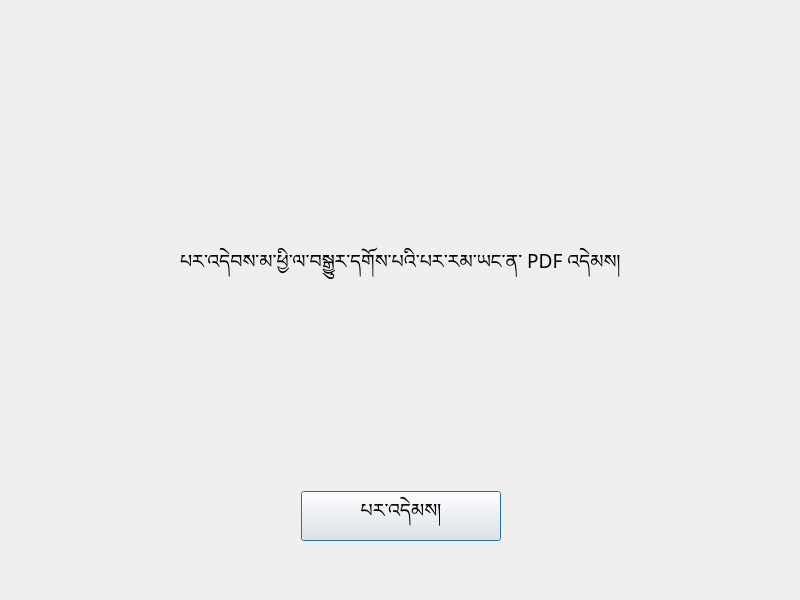
<?xml version="1.0" encoding="UTF-8"?>
<ui version="4.0">
 <class>PechaPrinter</class>
 <widget class="QDialog" name="PechaPrinter">
  <property name="geometry">
   <rect>
    <x>0</x>
    <y>0</y>
    <width>800</width>
    <height>600</height>
   </rect>
  </property>
  <property name="sizePolicy">
   <sizepolicy hsizetype="Preferred" vsizetype="Preferred">
    <horstretch>0</horstretch>
    <verstretch>0</verstretch>
   </sizepolicy>
  </property>
  <property name="minimumSize">
   <size>
    <width>800</width>
    <height>600</height>
   </size>
  </property>
  <property name="maximumSize">
   <size>
    <width>800</width>
    <height>600</height>
   </size>
  </property>
  <property name="focusPolicy">
   <enum>Qt::WheelFocus</enum>
  </property>
  <property name="windowTitle">
   <string>Pecha Printer</string>
  </property>
  <property name="locale">
   <locale language="English" country="UnitedKingdom"/>
  </property>
  <property name="sizeGripEnabled">
   <bool>false</bool>
  </property>
  <property name="modal">
   <bool>false</bool>
  </property>
  <widget class="QStackedWidget" name="stackedWidget">
   <property name="geometry">
    <rect>
     <x>0</x>
     <y>0</y>
     <width>801</width>
     <height>601</height>
    </rect>
   </property>
   <property name="styleSheet">
    <string notr="true"/>
   </property>
   <property name="currentIndex">
    <number>0</number>
   </property>
   <widget class="QWidget" name="page">
    <widget class="QStackedWidget" name="stackedWidget_2">
     <property name="geometry">
      <rect>
       <x>0</x>
       <y>120</y>
       <width>801</width>
       <height>421</height>
      </rect>
     </property>
     <property name="currentIndex">
      <number>0</number>
     </property>
     <widget class="QWidget" name="page_3">
      <widget class="QWidget" name="verticalLayoutWidget">
       <property name="geometry">
        <rect>
         <x>0</x>
         <y>20</y>
         <width>801</width>
         <height>401</height>
        </rect>
       </property>
       <layout class="QVBoxLayout" name="verticalLayout">
        <item>
         <spacer name="verticalSpacer_5">
          <property name="orientation">
           <enum>Qt::Vertical</enum>
          </property>
          <property name="sizeType">
           <enum>QSizePolicy::Fixed</enum>
          </property>
          <property name="sizeHint" stdset="0">
           <size>
            <width>20</width>
            <height>100</height>
           </size>
          </property>
         </spacer>
        </item>
        <item>
         <layout class="QHBoxLayout" name="horizontalLayout">
          <item>
           <spacer name="horizontalSpacer_3">
            <property name="orientation">
             <enum>Qt::Horizontal</enum>
            </property>
            <property name="sizeHint" stdset="0">
             <size>
              <width>40</width>
              <height>20</height>
             </size>
            </property>
           </spacer>
          </item>
          <item>
           <widget class="QLabel" name="label">
            <property name="enabled">
             <bool>true</bool>
            </property>
            <property name="font">
             <font>
              <family>Microsoft Himalaya</family>
              <pointsize>14</pointsize>
             </font>
            </property>
            <property name="text">
             <string>པར་འདེབས་མ་ཕྱི་ལ་བསྒྱུར་དགོས་པའི་པར་རམ་ཡང་ན་ PDF འདེམས།</string>
            </property>
           </widget>
          </item>
          <item>
           <spacer name="horizontalSpacer_4">
            <property name="orientation">
             <enum>Qt::Horizontal</enum>
            </property>
            <property name="sizeHint" stdset="0">
             <size>
              <width>40</width>
              <height>20</height>
             </size>
            </property>
           </spacer>
          </item>
         </layout>
        </item>
        <item>
         <spacer name="verticalSpacer_8">
          <property name="orientation">
           <enum>Qt::Vertical</enum>
          </property>
          <property name="sizeHint" stdset="0">
           <size>
            <width>20</width>
            <height>40</height>
           </size>
          </property>
         </spacer>
        </item>
        <item>
         <layout class="QHBoxLayout" name="horizontalLayout_2">
          <item>
           <spacer name="horizontalSpacer">
            <property name="orientation">
             <enum>Qt::Horizontal</enum>
            </property>
            <property name="sizeHint" stdset="0">
             <size>
              <width>40</width>
              <height>20</height>
             </size>
            </property>
           </spacer>
          </item>
          <item>
           <widget class="QPushButton" name="pushButton">
            <property name="minimumSize">
             <size>
              <width>200</width>
              <height>50</height>
             </size>
            </property>
            <property name="maximumSize">
             <size>
              <width>200</width>
              <height>50</height>
             </size>
            </property>
            <property name="font">
             <font>
              <family>Microsoft Himalaya</family>
              <pointsize>14</pointsize>
              <weight>50</weight>
              <bold>false</bold>
             </font>
            </property>
            <property name="mouseTracking">
             <bool>false</bool>
            </property>
            <property name="tabletTracking">
             <bool>false</bool>
            </property>
            <property name="text">
             <string>པར་འདེམས།</string>
            </property>
           </widget>
          </item>
          <item>
           <spacer name="horizontalSpacer_2">
            <property name="orientation">
             <enum>Qt::Horizontal</enum>
            </property>
            <property name="sizeHint" stdset="0">
             <size>
              <width>40</width>
              <height>20</height>
             </size>
            </property>
           </spacer>
          </item>
         </layout>
        </item>
       </layout>
      </widget>
     </widget>
     <widget class="QWidget" name="page_4">
      <widget class="QWidget" name="verticalLayoutWidget_2">
       <property name="geometry">
        <rect>
         <x>0</x>
         <y>20</y>
         <width>801</width>
         <height>401</height>
        </rect>
       </property>
       <layout class="QVBoxLayout" name="verticalLayout_2">
        <item>
         <spacer name="verticalSpacer_9">
          <property name="orientation">
           <enum>Qt::Vertical</enum>
          </property>
          <property name="sizeType">
           <enum>QSizePolicy::Expanding</enum>
          </property>
          <property name="sizeHint" stdset="0">
           <size>
            <width>20</width>
            <height>70</height>
           </size>
          </property>
         </spacer>
        </item>
        <item>
         <layout class="QHBoxLayout" name="horizontalLayout_3">
          <item>
           <spacer name="horizontalSpacer_7">
            <property name="orientation">
             <enum>Qt::Horizontal</enum>
            </property>
            <property name="sizeHint" stdset="0">
             <size>
              <width>40</width>
              <height>20</height>
             </size>
            </property>
           </spacer>
          </item>
          <item>
           <widget class="QLabel" name="label_8">
            <property name="sizePolicy">
             <sizepolicy hsizetype="Preferred" vsizetype="Preferred">
              <horstretch>1</horstretch>
              <verstretch>1</verstretch>
             </sizepolicy>
            </property>
            <property name="font">
             <font>
              <family>Microsoft Himalaya</family>
              <pointsize>14</pointsize>
             </font>
            </property>
            <property name="text">
             <string/>
            </property>
            <property name="alignment">
             <set>Qt::AlignCenter</set>
            </property>
           </widget>
          </item>
          <item>
           <spacer name="horizontalSpacer_8">
            <property name="orientation">
             <enum>Qt::Horizontal</enum>
            </property>
            <property name="sizeHint" stdset="0">
             <size>
              <width>40</width>
              <height>20</height>
             </size>
            </property>
           </spacer>
          </item>
         </layout>
        </item>
        <item>
         <spacer name="verticalSpacer_6">
          <property name="orientation">
           <enum>Qt::Vertical</enum>
          </property>
          <property name="sizeHint" stdset="0">
           <size>
            <width>20</width>
            <height>40</height>
           </size>
          </property>
         </spacer>
        </item>
        <item>
         <widget class="QFrame" name="frame">
          <layout class="QHBoxLayout" name="horizontalLayout_14">
           <item>
            <spacer name="horizontalSpacer_20">
             <property name="orientation">
              <enum>Qt::Horizontal</enum>
             </property>
             <property name="sizeHint" stdset="0">
              <size>
               <width>40</width>
               <height>20</height>
              </size>
             </property>
            </spacer>
           </item>
           <item>
            <widget class="QCheckBox" name="checkBox">
             <property name="enabled">
              <bool>true</bool>
             </property>
             <property name="text">
              <string/>
             </property>
             <property name="checked">
              <bool>false</bool>
             </property>
            </widget>
           </item>
           <item>
            <widget class="QStackedWidget" name="pagePicker">
             <widget class="QWidget" name="Page1">
              <layout class="QHBoxLayout" name="horizontalLayout_7">
               <item>
                <widget class="QLabel" name="label_11">
                 <property name="sizePolicy">
                  <sizepolicy hsizetype="Preferred" vsizetype="Preferred">
                   <horstretch>0</horstretch>
                   <verstretch>0</verstretch>
                  </sizepolicy>
                 </property>
                 <property name="font">
                  <font>
                   <family>Microsoft Himalaya</family>
                   <pointsize>14</pointsize>
                  </font>
                 </property>
                 <property name="text">
                  <string>ཤོག་ངོས་ </string>
                 </property>
                 <property name="scaledContents">
                  <bool>false</bool>
                 </property>
                 <property name="wordWrap">
                  <bool>false</bool>
                 </property>
                </widget>
               </item>
               <item>
                <widget class="QSpinBox" name="spinBox_start">
                 <property name="sizePolicy">
                  <sizepolicy hsizetype="Minimum" vsizetype="Fixed">
                   <horstretch>0</horstretch>
                   <verstretch>0</verstretch>
                  </sizepolicy>
                 </property>
                 <property name="font">
                  <font>
                   <pointsize>12</pointsize>
                  </font>
                 </property>
                 <property name="minimum">
                  <number>1</number>
                 </property>
                 <property name="maximum">
                  <number>9999</number>
                 </property>
                 <property name="value">
                  <number>5</number>
                 </property>
                </widget>
               </item>
               <item>
                <widget class="QLabel" name="label_3">
                 <property name="font">
                  <font>
                   <family>Microsoft Himalaya</family>
                   <pointsize>14</pointsize>
                  </font>
                 </property>
                 <property name="text">
                  <string>ནས་</string>
                 </property>
                </widget>
               </item>
               <item>
                <widget class="QSpinBox" name="spinBox_end">
                 <property name="font">
                  <font>
                   <pointsize>12</pointsize>
                  </font>
                 </property>
                 <property name="maximum">
                  <number>9999</number>
                 </property>
                </widget>
               </item>
               <item>
                <widget class="QLabel" name="label_12">
                 <property name="font">
                  <font>
                   <family>Microsoft Himalaya</family>
                   <pointsize>14</pointsize>
                  </font>
                 </property>
                 <property name="text">
                  <string>བར།</string>
                 </property>
                </widget>
               </item>
              </layout>
             </widget>
            </widget>
           </item>
           <item>
            <spacer name="horizontalSpacer_19">
             <property name="orientation">
              <enum>Qt::Horizontal</enum>
             </property>
             <property name="sizeHint" stdset="0">
              <size>
               <width>40</width>
               <height>20</height>
              </size>
             </property>
            </spacer>
           </item>
          </layout>
         </widget>
        </item>
        <item>
         <layout class="QHBoxLayout" name="horizontalLayout_15">
          <item>
           <spacer name="horizontalSpacer_22">
            <property name="orientation">
             <enum>Qt::Horizontal</enum>
            </property>
            <property name="sizeHint" stdset="0">
             <size>
              <width>40</width>
              <height>20</height>
             </size>
            </property>
           </spacer>
          </item>
          <item>
           <widget class="QLabel" name="label_13">
            <property name="font">
             <font>
              <family>Microsoft Himalaya</family>
              <pointsize>14</pointsize>
             </font>
            </property>
            <property name="text">
             <string>པར་དང་པོ་ནི་</string>
            </property>
           </widget>
          </item>
          <item>
           <widget class="QRadioButton" name="radioButton_2">
            <property name="font">
             <font>
              <family>Microsoft Himalaya</family>
              <pointsize>14</pointsize>
             </font>
            </property>
            <property name="text">
             <string>འདུན་ངོས་ཡིན།    </string>
            </property>
            <property name="iconSize">
             <size>
              <width>30</width>
              <height>30</height>
             </size>
            </property>
           </widget>
          </item>
          <item>
           <widget class="QRadioButton" name="radioButton">
            <property name="font">
             <font>
              <family>Microsoft Himalaya</family>
              <pointsize>14</pointsize>
             </font>
            </property>
            <property name="text">
             <string>རྒྱབ་ངོས་ཡིན།</string>
            </property>
            <property name="iconSize">
             <size>
              <width>30</width>
              <height>30</height>
             </size>
            </property>
           </widget>
          </item>
          <item>
           <spacer name="horizontalSpacer_21">
            <property name="orientation">
             <enum>Qt::Horizontal</enum>
            </property>
            <property name="sizeHint" stdset="0">
             <size>
              <width>40</width>
              <height>20</height>
             </size>
            </property>
           </spacer>
          </item>
         </layout>
        </item>
        <item>
         <spacer name="verticalSpacer_10">
          <property name="orientation">
           <enum>Qt::Vertical</enum>
          </property>
          <property name="sizeType">
           <enum>QSizePolicy::Fixed</enum>
          </property>
          <property name="sizeHint" stdset="0">
           <size>
            <width>20</width>
            <height>30</height>
           </size>
          </property>
         </spacer>
        </item>
        <item>
         <layout class="QHBoxLayout" name="horizontalLayout_4">
          <item>
           <spacer name="horizontalSpacer_5">
            <property name="orientation">
             <enum>Qt::Horizontal</enum>
            </property>
            <property name="sizeHint" stdset="0">
             <size>
              <width>40</width>
              <height>20</height>
             </size>
            </property>
           </spacer>
          </item>
          <item>
           <widget class="QPushButton" name="pushButton_3">
            <property name="minimumSize">
             <size>
              <width>200</width>
              <height>50</height>
             </size>
            </property>
            <property name="maximumSize">
             <size>
              <width>200</width>
              <height>50</height>
             </size>
            </property>
            <property name="font">
             <font>
              <family>Microsoft Himalaya</family>
              <pointsize>14</pointsize>
              <weight>50</weight>
              <bold>false</bold>
             </font>
            </property>
            <property name="text">
             <string>དོར།</string>
            </property>
           </widget>
          </item>
          <item>
           <widget class="QPushButton" name="pushButton_2">
            <property name="minimumSize">
             <size>
              <width>200</width>
              <height>50</height>
             </size>
            </property>
            <property name="maximumSize">
             <size>
              <width>200</width>
              <height>50</height>
             </size>
            </property>
            <property name="font">
             <font>
              <family>Microsoft Himalaya</family>
              <pointsize>14</pointsize>
              <weight>50</weight>
              <bold>false</bold>
             </font>
            </property>
            <property name="text">
             <string>རྗེས་མ།</string>
            </property>
           </widget>
          </item>
          <item>
           <spacer name="horizontalSpacer_6">
            <property name="orientation">
             <enum>Qt::Horizontal</enum>
            </property>
            <property name="sizeHint" stdset="0">
             <size>
              <width>40</width>
              <height>20</height>
             </size>
            </property>
           </spacer>
          </item>
         </layout>
        </item>
       </layout>
      </widget>
     </widget>
    </widget>
   </widget>
   <widget class="QWidget" name="page_2">
    <widget class="QWidget" name="verticalLayoutWidget_3">
     <property name="geometry">
      <rect>
       <x>39</x>
       <y>50</y>
       <width>721</width>
       <height>491</height>
      </rect>
     </property>
     <layout class="QVBoxLayout" name="verticalLayout_3">
      <item>
       <widget class="QLabel" name="label_2">
        <property name="font">
         <font>
          <family>Microsoft Himalaya</family>
          <pointsize>14</pointsize>
         </font>
        </property>
        <property name="text">
         <string>ཡིག་ཆ་གསར་པའི་མིང་འབྲི།</string>
        </property>
       </widget>
      </item>
      <item>
       <layout class="QVBoxLayout" name="verticalLayout_4">
        <item>
         <layout class="QHBoxLayout" name="horizontalLayout_6">
          <item>
           <widget class="QTextEdit" name="textEdit_2">
            <property name="minimumSize">
             <size>
              <width>0</width>
              <height>50</height>
             </size>
            </property>
            <property name="maximumSize">
             <size>
              <width>16777215</width>
              <height>50</height>
             </size>
            </property>
            <property name="font">
             <font>
              <family>Microsoft Himalaya</family>
              <pointsize>14</pointsize>
             </font>
            </property>
           </widget>
          </item>
          <item>
           <spacer name="horizontalSpacer_11">
            <property name="orientation">
             <enum>Qt::Horizontal</enum>
            </property>
            <property name="sizeHint" stdset="0">
             <size>
              <width>40</width>
              <height>20</height>
             </size>
            </property>
           </spacer>
          </item>
         </layout>
        </item>
        <item>
         <widget class="QLabel" name="label_4">
          <property name="font">
           <font>
            <family>Microsoft Himalaya</family>
            <pointsize>14</pointsize>
           </font>
          </property>
          <property name="text">
           <string>ཤོག་ངོའི་ཚད་གཞི་འདེམས།</string>
          </property>
         </widget>
        </item>
        <item>
         <layout class="QHBoxLayout" name="horizontalLayout_8">
          <item>
           <widget class="QComboBox" name="comboBox">
            <property name="minimumSize">
             <size>
              <width>200</width>
              <height>50</height>
             </size>
            </property>
            <property name="maximumSize">
             <size>
              <width>200</width>
              <height>50</height>
             </size>
            </property>
            <property name="font">
             <font>
              <family>Microsoft Himalaya</family>
              <pointsize>14</pointsize>
             </font>
            </property>
            <item>
             <property name="text">
              <string>A4 ཤོག་ཚད།</string>
             </property>
            </item>
            <item>
             <property name="text">
              <string>A3 ཤོག་ཚད།</string>
             </property>
            </item>
           </widget>
          </item>
          <item>
           <spacer name="horizontalSpacer_12">
            <property name="orientation">
             <enum>Qt::Horizontal</enum>
            </property>
            <property name="sizeHint" stdset="0">
             <size>
              <width>40</width>
              <height>20</height>
             </size>
            </property>
           </spacer>
          </item>
         </layout>
        </item>
       </layout>
      </item>
      <item>
       <spacer name="verticalSpacer_2">
        <property name="orientation">
         <enum>Qt::Vertical</enum>
        </property>
        <property name="sizeHint" stdset="0">
         <size>
          <width>20</width>
          <height>40</height>
         </size>
        </property>
       </spacer>
      </item>
      <item>
       <layout class="QHBoxLayout" name="horizontalLayout_5">
        <item>
         <spacer name="horizontalSpacer_9">
          <property name="orientation">
           <enum>Qt::Horizontal</enum>
          </property>
          <property name="sizeHint" stdset="0">
           <size>
            <width>40</width>
            <height>20</height>
           </size>
          </property>
         </spacer>
        </item>
        <item>
         <widget class="QPushButton" name="pushButton_5">
          <property name="minimumSize">
           <size>
            <width>200</width>
            <height>50</height>
           </size>
          </property>
          <property name="maximumSize">
           <size>
            <width>200</width>
            <height>50</height>
           </size>
          </property>
          <property name="font">
           <font>
            <family>Microsoft Himalaya</family>
            <pointsize>14</pointsize>
            <weight>50</weight>
            <bold>false</bold>
           </font>
          </property>
          <property name="text">
           <string>དོར།</string>
          </property>
         </widget>
        </item>
        <item>
         <widget class="QPushButton" name="pushButton_4">
          <property name="minimumSize">
           <size>
            <width>200</width>
            <height>50</height>
           </size>
          </property>
          <property name="maximumSize">
           <size>
            <width>200</width>
            <height>50</height>
           </size>
          </property>
          <property name="font">
           <font>
            <family>Microsoft Himalaya</family>
            <pointsize>14</pointsize>
            <weight>50</weight>
            <bold>false</bold>
           </font>
          </property>
          <property name="text">
           <string>མ་ཕྱི་བསྒྲིག</string>
          </property>
         </widget>
        </item>
        <item>
         <spacer name="horizontalSpacer_10">
          <property name="orientation">
           <enum>Qt::Horizontal</enum>
          </property>
          <property name="sizeHint" stdset="0">
           <size>
            <width>40</width>
            <height>20</height>
           </size>
          </property>
         </spacer>
        </item>
       </layout>
      </item>
     </layout>
    </widget>
   </widget>
   <widget class="QWidget" name="page_5">
    <widget class="QStackedWidget" name="stackedWidget_3">
     <property name="geometry">
      <rect>
       <x>0</x>
       <y>0</y>
       <width>801</width>
       <height>601</height>
      </rect>
     </property>
     <widget class="QWidget" name="page_6">
      <widget class="QWidget" name="verticalLayoutWidget_5">
       <property name="geometry">
        <rect>
         <x>0</x>
         <y>0</y>
         <width>801</width>
         <height>601</height>
        </rect>
       </property>
       <layout class="QVBoxLayout" name="verticalLayout_5">
        <item>
         <spacer name="verticalSpacer">
          <property name="orientation">
           <enum>Qt::Vertical</enum>
          </property>
          <property name="sizeHint" stdset="0">
           <size>
            <width>20</width>
            <height>40</height>
           </size>
          </property>
         </spacer>
        </item>
        <item>
         <layout class="QHBoxLayout" name="horizontalLayout_10">
          <item>
           <spacer name="horizontalSpacer_15">
            <property name="orientation">
             <enum>Qt::Horizontal</enum>
            </property>
            <property name="sizeHint" stdset="0">
             <size>
              <width>40</width>
              <height>20</height>
             </size>
            </property>
           </spacer>
          </item>
          <item>
           <widget class="QLabel" name="label_5">
            <property name="font">
             <font>
              <family>Microsoft Himalaya</family>
              <pointsize>14</pointsize>
             </font>
            </property>
            <property name="text">
             <string>སྒྲིག་མུས་ཡིན།</string>
            </property>
           </widget>
          </item>
          <item>
           <spacer name="horizontalSpacer_16">
            <property name="orientation">
             <enum>Qt::Horizontal</enum>
            </property>
            <property name="sizeHint" stdset="0">
             <size>
              <width>40</width>
              <height>20</height>
             </size>
            </property>
           </spacer>
          </item>
         </layout>
        </item>
        <item>
         <spacer name="verticalSpacer_3">
          <property name="orientation">
           <enum>Qt::Vertical</enum>
          </property>
          <property name="sizeHint" stdset="0">
           <size>
            <width>20</width>
            <height>40</height>
           </size>
          </property>
         </spacer>
        </item>
       </layout>
      </widget>
     </widget>
     <widget class="QWidget" name="page_7">
      <widget class="QWidget" name="verticalLayoutWidget_6">
       <property name="geometry">
        <rect>
         <x>40</x>
         <y>130</y>
         <width>721</width>
         <height>411</height>
        </rect>
       </property>
       <layout class="QVBoxLayout" name="verticalLayout_6">
        <item>
         <layout class="QHBoxLayout" name="horizontalLayout_9">
          <item>
           <widget class="QLabel" name="label_6">
            <property name="font">
             <font>
              <family>Microsoft Himalaya</family>
              <pointsize>22</pointsize>
              <weight>75</weight>
              <bold>true</bold>
             </font>
            </property>
            <property name="text">
             <string>པར་འདེབས་མ་ཕྱི་བསྒྲིགས་ཟིན།</string>
            </property>
           </widget>
          </item>
          <item>
           <spacer name="horizontalSpacer_17">
            <property name="orientation">
             <enum>Qt::Horizontal</enum>
            </property>
            <property name="sizeHint" stdset="0">
             <size>
              <width>40</width>
              <height>20</height>
             </size>
            </property>
           </spacer>
          </item>
         </layout>
        </item>
        <item>
         <widget class="QLabel" name="label_9">
          <property name="maximumSize">
           <size>
            <width>600</width>
            <height>16777215</height>
           </size>
          </property>
          <property name="text">
           <string/>
          </property>
         </widget>
        </item>
        <item>
         <widget class="QLabel" name="label_10">
          <property name="font">
           <font>
            <family>Microsoft Himalaya</family>
            <pointsize>14</pointsize>
           </font>
          </property>
          <property name="text">
           <string>པར་འདེབས་མ་ཕྱི་ཁུངས་ཀྱི་པར་མཉམ་དུ་བཞག་ཡོད།
              </string>
          </property>
         </widget>
        </item>
        <item>
         <spacer name="verticalSpacer_7">
          <property name="orientation">
           <enum>Qt::Vertical</enum>
          </property>
          <property name="sizeType">
           <enum>QSizePolicy::Preferred</enum>
          </property>
          <property name="sizeHint" stdset="0">
           <size>
            <width>20</width>
            <height>20</height>
           </size>
          </property>
         </spacer>
        </item>
        <item>
         <layout class="QHBoxLayout" name="horizontalLayout_11">
          <item>
           <widget class="QLabel" name="label_7">
            <property name="font">
             <font>
              <family>Microsoft Himalaya</family>
              <pointsize>14</pointsize>
             </font>
            </property>
            <property name="text">
             <string>A4 ཤོག་བུ་ནི་བརྒྱ་ཆའི་སྨི་(cm) 7 གྱི་དུམ་བུ་གསུམ་ལ་གཏུབ་དགོས།
A3 ཤོག་བུ་ནི་བརྒྱ་ཆའི་སྨི་(cm) 9.9 ཡི་དུམ་བུ་གསུམ་ལ་གཏུབ་དགོས།
                </string>
            </property>
           </widget>
          </item>
          <item>
           <spacer name="horizontalSpacer_18">
            <property name="orientation">
             <enum>Qt::Horizontal</enum>
            </property>
            <property name="sizeHint" stdset="0">
             <size>
              <width>40</width>
              <height>20</height>
             </size>
            </property>
           </spacer>
          </item>
         </layout>
        </item>
        <item>
         <spacer name="verticalSpacer_4">
          <property name="orientation">
           <enum>Qt::Vertical</enum>
          </property>
          <property name="sizeHint" stdset="0">
           <size>
            <width>20</width>
            <height>40</height>
           </size>
          </property>
         </spacer>
        </item>
        <item>
         <layout class="QHBoxLayout" name="horizontalLayout_12">
          <item>
           <spacer name="horizontalSpacer_13">
            <property name="orientation">
             <enum>Qt::Horizontal</enum>
            </property>
            <property name="sizeHint" stdset="0">
             <size>
              <width>40</width>
              <height>20</height>
             </size>
            </property>
           </spacer>
          </item>
          <item>
           <widget class="QPushButton" name="pushButton_6">
            <property name="minimumSize">
             <size>
              <width>200</width>
              <height>50</height>
             </size>
            </property>
            <property name="maximumSize">
             <size>
              <width>200</width>
              <height>50</height>
             </size>
            </property>
            <property name="font">
             <font>
              <family>Microsoft Himalaya</family>
              <pointsize>14</pointsize>
             </font>
            </property>
            <property name="text">
             <string>མ་ཕྱི་གསར་པ་བསྒྲིག</string>
            </property>
           </widget>
          </item>
          <item>
           <spacer name="horizontalSpacer_14">
            <property name="orientation">
             <enum>Qt::Horizontal</enum>
            </property>
            <property name="sizeHint" stdset="0">
             <size>
              <width>40</width>
              <height>20</height>
             </size>
            </property>
           </spacer>
          </item>
         </layout>
        </item>
       </layout>
      </widget>
     </widget>
    </widget>
   </widget>
  </widget>
 </widget>
 <resources>
  <include location="../../Desktop/background1.qrc"/>
 </resources>
 <connections/>
</ui>
